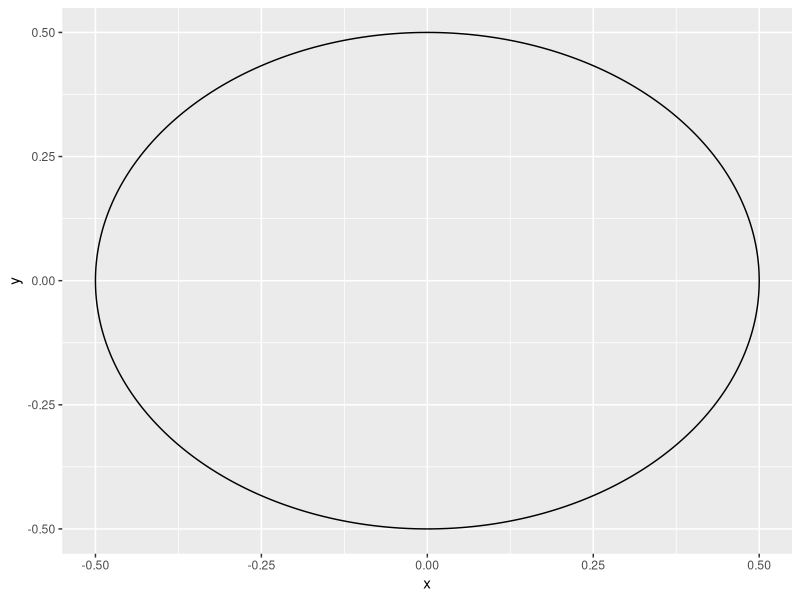
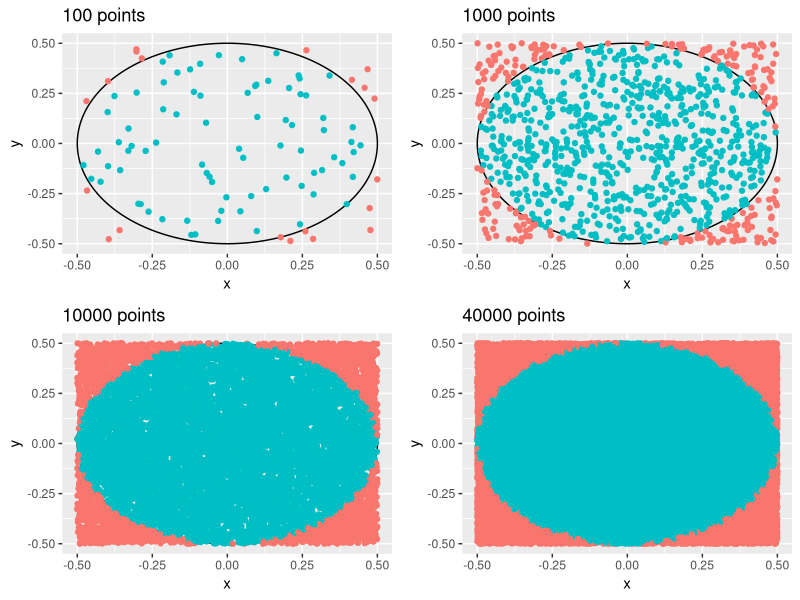
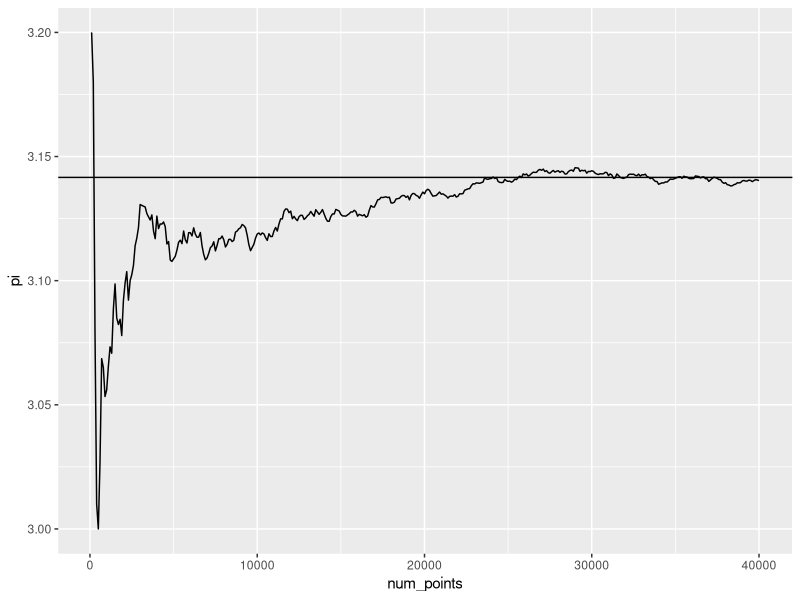
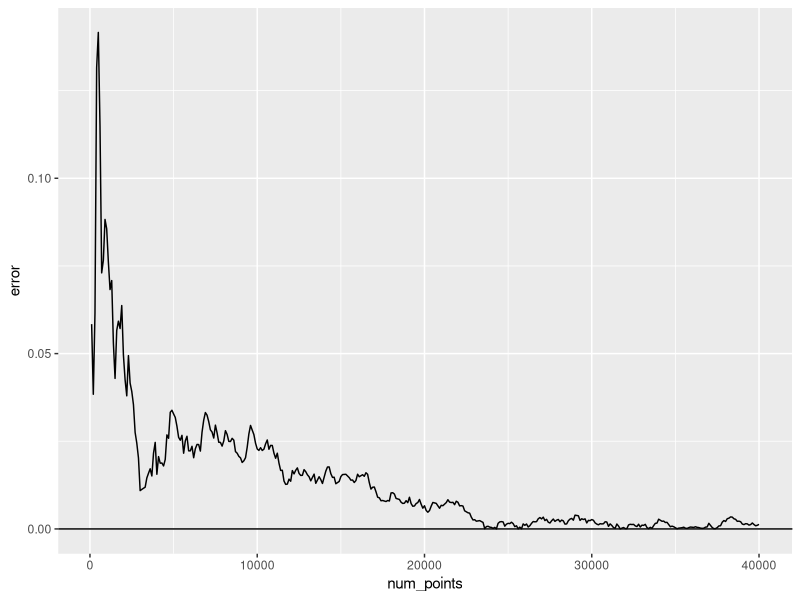
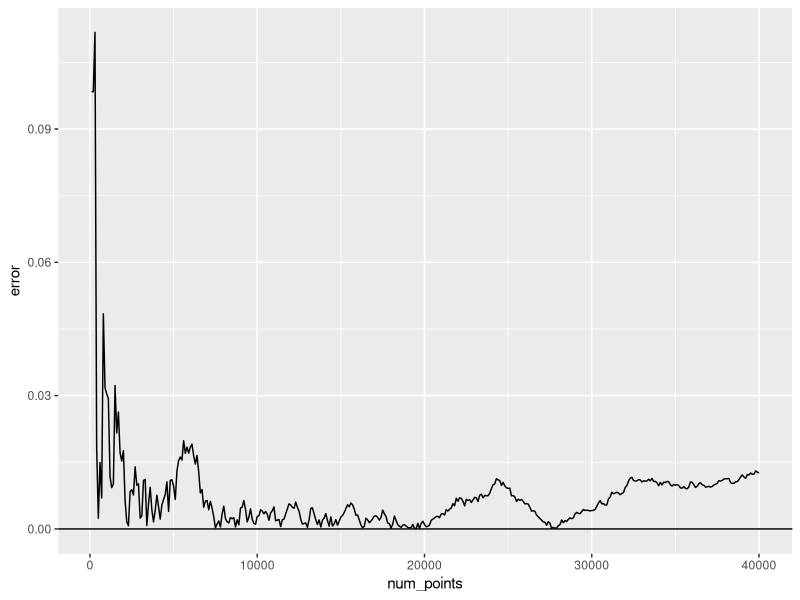

Generate these figures, in order, with R:
## ---- chunk 1
knitr::opts_chunk$set(
  fig.width = 8,
  fig.height = 8,
  fig.path = 'Figs/',
  echo = FALSE,
  warning = FALSE,
  message = FALSE
)
## ---- chunk 2
#library
library(ggplot2)
library(grid)
library(gridExtra)
## ---- chunk 3
# Clean environment and set the seed
set.seed(88)
rm(list = ls())
## ---- chunk 4

circleFun <- function(center = c(0, 0),
                      diameter = 1,
                      npoints = 100) {
  r = diameter / 2
  tt <- seq(0, 2 * pi, length.out = npoints)
  xx <- center[1] + r * cos(tt)
  yy <- center[2] + r * sin(tt)
  return(data.frame(x = xx, y = yy))
}

dat <- circleFun(c(0, 0), 1, npoints = 3000)
#geom_path will do open circles, geom_polygon will do filled circles

draw_circle <- ggplot() + geom_path(data = dat, aes(x, y)) 

print(draw_circle)
## ---- chunk 5
#This function is to generate a sepecific number of points in an area of square with
#the length of the circle's diameter.
create_points <- function(nump =100, center =c(0,0),diameter = 1){
  x <-  runif(nump,center[1]-0.5*diameter, center[1]+0.5*diameter)
  y <-  runif(nump,center[2]-0.5*diameter, center[2]+0.5*diameter)
  incircle <- c()
  for (i in seq(1, length(x), 1)) {
    incircle <-
      c(incircle, (sqrt(x[i] ** 2 + y[i] ** 2) <= 0.5))
  }
  points <-  data.frame(xaxis = x, yaxis = y,incircle = incircle)
  return(points)
}

## ---- chunk 6
num_points = 40000
## ---- chunk 7
#To save the legend of a ggplot, this function is orginally from 
#https://stackoverflow.com/questions/12539348/ggplot-separate-legend-and-plot
get_legend<-function(myggplot){
  tmp <- ggplot_gtable(ggplot_build(myggplot))
  print (tmp)
  leg <- which(sapply(tmp$grobs, function(x) x$name) == "guide-box")
  print (sapply(tmp$grobs, function(x) x$name))
  print (leg)
  # print (tmp$grobs)
  legend <- tmp$grobs[[leg]]
  
  return(legend)
}
## ---- chunk 8
points <- create_points(num_points)

drop_pointsnum <- function(num){
  return (draw_circle + geom_point(data = points[1:num,], aes(xaxis, yaxis,color = incircle))+ggtitle(paste(toString(num),'points'))+
  theme(legend.position="none"))
}
drop_points100 <- drop_pointsnum(100)
drop_points1000 <-  drop_pointsnum(1000)
drop_points10000 <- drop_pointsnum(10000)
drop_points40000 <- drop_pointsnum(40000)
grid.arrange(drop_points100, drop_points1000, drop_points10000, drop_points40000, ncol=2,widths = c(2, 2), heights = c(2, 2))
## ---- chunk 9
#Calculate Pi
cal_pi <- function(df){
  return(sum(df$incircle)/nrow(df)*4)
}
# Initialize a datafram of pi calculation
pi_collection <-data.frame(num_points = integer(),pi = double(),error = double())

# For every 100 points, calculate a pi for seeing the distributino later.
for(num in seq(100,num_points,100)){
  get_pi = cal_pi(points[1:num,])
  pi_collection[nrow(pi_collection)+1,] = c(num,get_pi,abs(get_pi-pi))
  
}
## ---- chunk 10

ggplot(pi_collection,aes(x=num_points,y=pi))+
  geom_path()+
  geom_hline(yintercept = pi)

## ---- chunk 11

ggplot(pi_collection,aes(x=num_points,y=error))+
  geom_path()+
  geom_hline(yintercept = 0)
## ---- chunk 12
set.seed(107)
points <- create_points(num_points)

#  clean the dataframe
pi_collection <-data.frame(num_points = integer(),pi = double(),error = double())

# For every 100 points, calculate a pi for seeing the distributino later.
for(num in seq(100,num_points,100)){
  get_pi = cal_pi(points[1:num,])
  pi_collection[nrow(pi_collection)+1,] = c(num,get_pi,abs(get_pi-pi))
  
}
ggplot(pi_collection,aes(x=num_points,y=error))+
  geom_path()+
  geom_hline(yintercept = 0)
